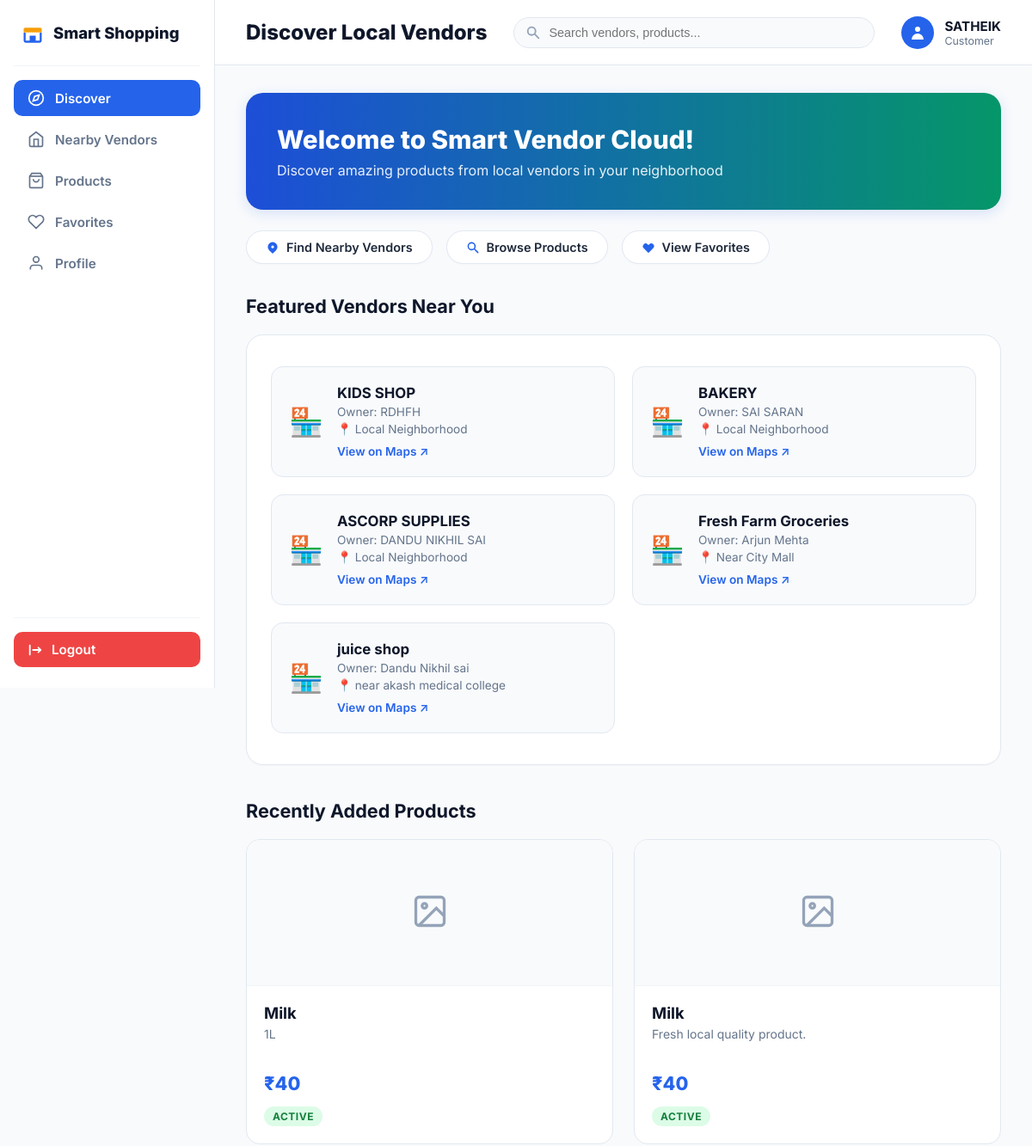
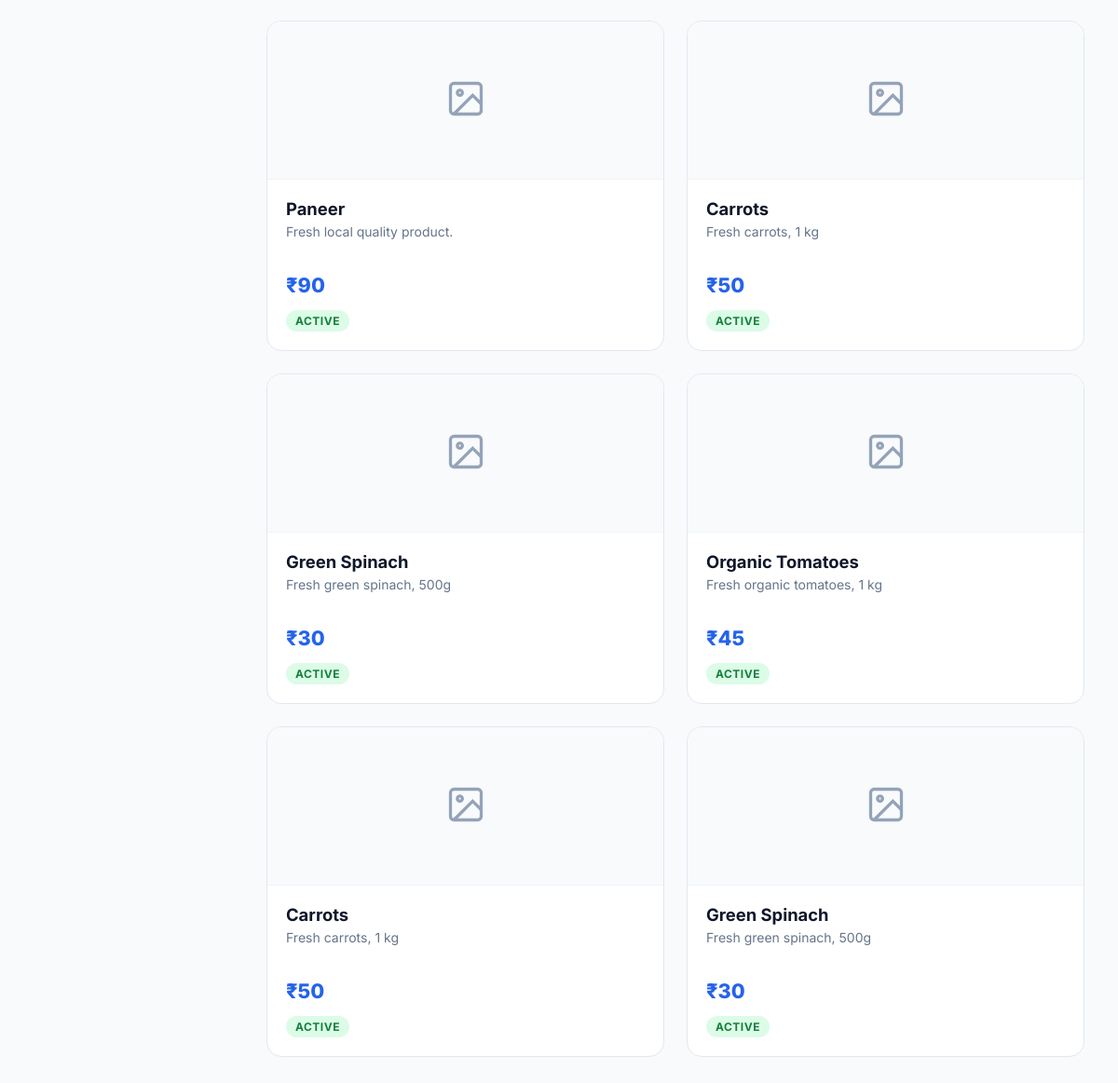
Page /customer/dashboard (signed in) on the committed database (2 pictures, top to bottom).
### app.py (models this page shows)
class Customer(db.Model):
    __tablename__ = "customers"
    id = db.Column(db.Integer, primary_key=True)
    name = db.Column(db.String(120), nullable=False)
    email = db.Column(db.String(255), unique=True, nullable=False)
    password_hash = db.Column(db.String(255), nullable=False)
    phone = db.Column(db.String(20), nullable=True)
    created_at = db.Column(db.DateTime, default=datetime.utcnow)

class Vendor(db.Model):
    __tablename__ = "vendors"
    id = db.Column(db.Integer, primary_key=True)
    name = db.Column(db.String(120), nullable=False)
    email = db.Column(db.String(255), unique=True, nullable=False)
    business_name = db.Column(db.String(120), nullable=False)
    password_hash = db.Column(db.String(255), nullable=False)
    phone = db.Column(db.String(20), nullable=True)
    landmark = db.Column(db.String(255), nullable=True)
    address1 = db.Column(db.String(255), nullable=True)
    address2 = db.Column(db.String(255), nullable=True)
    pincode = db.Column(db.String(20), nullable=True)
    maps_link = db.Column(db.String(500), nullable=True, default="https://maps.google.com")
    created_at = db.Column(db.DateTime, default=datetime.utcnow)
    products = db.relationship("Product", backref="vendor", lazy=True, cascade="all, delete-orphan")

class Product(db.Model):
    __tablename__ = "products"
    id = db.Column(db.Integer, primary_key=True)
    name = db.Column(db.String(120), nullable=False)
    price = db.Column(db.Float, nullable=False)
    description = db.Column(db.String(255), nullable=True)
    image_filename = db.Column(db.String(255), nullable=True)
    is_active = db.Column(db.Boolean, default=True)
    vendor_id = db.Column(db.Integer, db.ForeignKey("vendors.id"), nullable=False)
    created_at = db.Column(db.DateTime, default=datetime.utcnow)

### app.py (the view)
@app.route("/customer/dashboard")
@customer_login_required
def customer_dashboard():
    customer = Customer.query.get(session["customer_id"])
    vendors = Vendor.query.all()
    products = Product.query.filter_by(is_active=True).order_by(Product.id.desc()).limit(8).all()
    return render_template("customer_dashboard.html", customer=customer, vendors=vendors, products=products)

### app.py (called while the page is built)
def customer_login_required(f):
    @wraps(f)
    def wrapper(*args, **kwargs):
        if "customer_id" not in session:
            return redirect(url_for("customer_login"))
        return f(*args, **kwargs)
    return wrapper

### templates/customer_dashboard.html (shortened to what this page needs)
{% extends "base.html" %}
{% block content %}
<div class="customer-dash-layout">
  <aside class="cust-sidebar">
    <div class="sidebar-brand">
      <span class="brand-icon-box">
      </span>
      <span class="sidebar-brand-text">Smart Shopping</span>
    </div>
    <nav class="sidebar-menu">
      <a href="{{ url_for('customer_dashboard') }}" class="menu-item active">
        <svg viewBox="0 0 24 24" fill="none" stroke="currentColor" stroke-width="2">
          <circle cx="12" cy="12" r="10" />
          <polygon points="16.24 7.76 14.12 14.12 7.76 16.24 9.88 9.88 16.24 7.76" />
        </svg>
        <span>Discover</span>
      </a>
      <a href="#nearby" class="menu-item">
        <svg viewBox="0 0 24 24" fill="none" stroke="currentColor" stroke-width="2">
          <path d="M3 9l9-7 9 7v11a2 2 0 0 1-2 2H5a2 2 0 0 1-2-2z" />
          <polyline points="9 22 9 12 15 12 15 22" />
        </svg>
        <span>Nearby Vendors</span>
      </a>
      <a href="#products" class="menu-item">
        <svg viewBox="0 0 24 24" fill="none" stroke="currentColor" stroke-width="2">
          <path d="M6 2L3 6v14a2 2 0 0 0 2 2h14a2 2 0 0 0 2-2V6l-3-4z" />
          <line x1="3" y1="6" x2="21" y2="6" />
          <path d="M16 10a4 4 0 0 1-8 0" />
        </svg>
        <span>Products</span>
      </a>
      <a href="#favorites" class="menu-item">
        <svg viewBox="0 0 24 24" fill="none" stroke="currentColor" stroke-width="2">
          <path d="M20.84 4.61a5.5 5.5 0 0 0-7.78 0L12 5.67l-1.06-1.06a5.5 5.5 0 0 0-7.78 7.78l1.06 1.06L12 21.23l7.78-7.78 1.06-1.06a5.5 5.5 0 0 0 0-7.78z" />
        </svg>
        <span>Favorites</span>
      </a>
      <a href="{{ url_for('customer_profile') }}" class="menu-item">
        <svg viewBox="0 0 24 24" fill="none" stroke="currentColor" stroke-width="2">
          <path d="M20 21v-2a4 4 0 0 0-4-4H8a4 4 0 0 0-4 4v2" />
          <circle cx="12" cy="7" r="4" />
        </svg>
        <span>Profile</span>
      </a>
    </nav>
    <div class="sidebar-bottom">
      <a href="{{ url_for('customer_logout') }}" class="btn-sidebar-logout">
        <svg viewBox="0 0 20 20" fill="currentColor">
          <path fill-rule="evenodd" d="M3 3a1 1 0 00-1 1v12a1 1 0 102 0V4a1 1 0 00-1-1zm10.293 9.293a1 1 0 001.414 1.414l3-3a1 1 0 000-1.414l-3-3a1 1 0 10-1.414 1.414L14.586 9H7a1 1 0 100 2h7.586l-1.293 1.293z" clip-rule="evenodd"/>
        </svg>
        <span>Logout</span>
      </a>
    </div>
  </aside>
  <div class="cust-main-content">
    <header class="cust-topbar">
      <h1 class="cust-page-title">Discover Local Vendors</h1>
      <div class="cust-search-wrap">
        <input type="text" placeholder="Search vendors, products..." class="cust-search-input">
      </div>
      <div class="cust-user-badge">
        <div class="cust-avatar">
          <svg viewBox="0 0 20 20" fill="currentColor">
            <path fill-rule="evenodd" d="M10 9a3 3 0 100-6 3 3 0 000 6zm-7 9a7 7 0 1114 0H3z" clip-rule="evenodd"/>
          </svg>
        </div>
        <div class="cust-user-info">
          <span class="cust-user-name">{{ customer.name }}</span>
          <span class="cust-user-role">Customer</span>
        </div>
      </div>
    </header>
    <div class="cust-body-scroll">
      <div class="cust-hero-banner">
        <h2 class="banner-heading">Welcome to Smart Vendor Cloud!</h2>
        <p class="banner-subtext">Discover amazing products from local vendors in your neighborhood</p>
      </div>
      <div class="quick-actions-row">
        <a href="#nearby" class="pill-btn">
          <svg viewBox="0 0 20 20" fill="currentColor">
            <path fill-rule="evenodd" d="M5.05 4.05a7 7 0 119.9 9.9L10 18.9l-4.95-4.95a7 7 0 010-9.9zM10 11a2 2 0 100-4 2 2 0 000 4z" clip-rule="evenodd" />
          </svg>
          Find Nearby Vendors
        </a>
        <a href="#products" class="pill-btn">
          <svg viewBox="0 0 20 20" fill="currentColor">
            <path fill-rule="evenodd" d="M8 4a4 4 0 100 8 4 4 0 000-8zM2 8a6 6 0 1110.89 3.476l4.817 4.817a1 1 0 01-1.414 1.414l-4.816-4.816A6 6 0 012 8z" clip-rule="evenodd" />
          </svg>
          Browse Products
        </a>
        <a href="#favorites" class="pill-btn">
          <svg viewBox="0 0 20 20" fill="currentColor">
            <path fill-rule="evenodd" d="M3.172 5.172a4 4 0 015.656 0L10 6.343l1.172-1.171a4 4 0 115.656 5.656L10 17.657l-6.828-6.829a4 4 0 010-5.656z" clip-rule="evenodd" />
          </svg>
          View Favorites
        </a>
      </div>
      <section class="dash-section" id="nearby">
        <h3 class="dash-section-title">Featured Vendors Near You</h3>
        <div class="featured-vendors-box">
          {% if vendors and vendors|length > 0 %}
            <div class="vendors-cards-row">
              {% for v in vendors %}
              <div class="vendor-mini-card">
                <div class="vendor-mini-avatar">🏪</div>
                <div class="vendor-mini-info">
                  <h4>{{ v.business_name or v.name }}</h4>
                  <p class="vendor-mini-owner">Owner: {{ v.name }}</p>
                  <p class="vendor-mini-loc">📍 {{ v.landmark or v.address1 or 'Local Neighborhood' }}</p>
                  {% if v.maps_link %}
                  <a href="{{ v.maps_link }}" target="_blank" class="btn-vendor-map">View on Maps ↗</a>
                  {% endif %}
                </div>
              </div>
              {% endfor %}
            </div>
          {% endif %}
        </div>
      </section>
      <section class="dash-section" id="products">
        <h3 class="dash-section-title">Recently Added Products</h3>
        <div class="vendor-products-grid">
          {% for product in products %}
          <div class="vendor-product-card">
            <div class="product-img-box">
              {% if product.image_filename %}
                <img src="{{ url_for('static', filename='uploads/' + product.image_filename) }}" alt="{{ product.name }}" class="product-img">
              {% else %}
                <div class="img-placeholder">
                  <svg viewBox="0 0 24 24" fill="none" stroke="#94A3B8" stroke-width="1.8">
                    <rect x="3" y="3" width="18" height="18" rx="2" ry="2"/>
                    <circle cx="8.5" cy="8.5" r="1.5"/>
                    <polyline points="21 15 16 10 5 21"/>
                  </svg>
                </div>
              {% endif %}
            </div>
            <div class="product-body">
              <h3 class="product-title">{{ product.name }}</h3>
              <p class="product-desc">{{ product.description or 'Fresh local quality product.' }}</p>
              <div class="product-price">₹{{ product.price|int if product.price == product.price|int else product.price }}</div>
              <span class="status-badge-active">ACTIVE</span>
            </div>
          </div>
          {% else %}
          <div class="empty-products-notice">
            <p>No products available right now. Check back soon!</p>
          </div>
          {% endfor %}
        </div>
      </section>
    </div>
  </div>
</div>
{% endblock %}

### rows in the picture
Customer: name "SATHEIK"
Vendor: business_name "KIDS SHOP", name "RDHFH", landmark+address1 "Local Neighborhood"
Vendor: business_name "BAKERY", name "SAI SARAN", landmark+address1 "Local Neighborhood"
Vendor: business_name "ASCORP SUPPLIES", name "DANDU NIKHIL SAI", landmark+address1 "Local Neighborhood"
Vendor: business_name "Fresh Farm Groceries", name "Arjun Mehta", landmark "Near City Mall"
Vendor: business_name "juice shop", name "Dandu Nikhil sai", landmark "near akash medical college"
Product: name "Milk", description "1L", price "40"
Product: name "Milk", description "Fresh local quality product.", price "40"
Product: name "Paneer", description "Fresh local quality product.", price "90"
Product: name "Carrots", description "Fresh carrots, 1 kg", price "50"
Product: name "Green Spinach", description "Fresh green spinach, 500g", price "30"
Product: name "Organic Tomatoes", description "Fresh organic tomatoes, 1 kg", price "45"
Product: name "Carrots", description "Fresh carrots, 1 kg", price "50"
Product: name "Green Spinach", description "Fresh green spinach, 500g", price "30"
